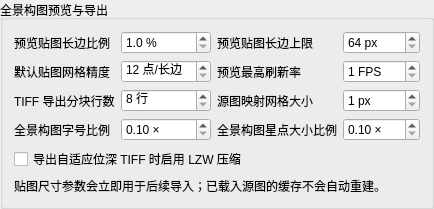
        <widget class="QGroupBox" name="groupBoxMosaic">
         <property name="title"><string>全景构图预览与导出</string></property>
         <layout class="QGridLayout" name="gridLayoutMosaicPreferences">
          <item row="0" column="0"><widget class="QLabel" name="labelMosaicTextureScale"><property name="text"><string>预览贴图长边比例</string></property></widget></item>
          <item row="0" column="1"><widget class="QDoubleSpinBox" name="doubleSpinBoxMosaicTextureScalePercent"><property name="suffix"><string> %</string></property><property name="decimals"><number>1</number></property><property name="minimum"><double>1.000000000000000</double></property><property name="maximum"><double>100.000000000000000</double></property><property name="singleStep"><double>1.000000000000000</double></property></widget></item>
          <item row="0" column="2"><widget class="QLabel" name="labelMosaicTextureMaxSide"><property name="text"><string>预览贴图长边上限</string></property></widget></item>
          <item row="0" column="3"><widget class="QSpinBox" name="spinBoxMosaicTextureMaxLongSide"><property name="suffix"><string> px</string></property><property name="minimum"><number>64</number></property><property name="maximum"><number>20000</number></property><property name="singleStep"><number>64</number></property></widget></item>
          <item row="1" column="0"><widget class="QLabel" name="labelMosaicGridPrecision"><property name="text"><string>默认贴图网格精度</string></property></widget></item>
          <item row="1" column="1"><widget class="QSpinBox" name="spinBoxMosaicGridPrecisionDefault"><property name="suffix"><string> 点/长边</string></property><property name="minimum"><number>12</number></property><property name="maximum"><number>180</number></property></widget></item>
          <item row="1" column="2"><widget class="QLabel" name="labelMosaicFps"><property name="text"><string>预览最高刷新率</string></property></widget></item>
          <item row="1" column="3"><widget class="QSpinBox" name="spinBoxMosaicRenderFpsLimit"><property name="suffix"><string> FPS</string></property><property name="minimum"><number>1</number></property><property name="maximum"><number>240</number></property></widget></item>
          <item row="2" column="0"><widget class="QLabel" name="labelMosaicExportBlockRows"><property name="text"><string>TIFF 导出分块行数</string></property></widget></item>
          <item row="2" column="1"><widget class="QSpinBox" name="spinBoxMosaicExportBlockRows"><property name="suffix"><string> 行</string></property><property name="minimum"><number>8</number></property><property name="maximum"><number>4096</number></property><property name="singleStep"><number>8</number></property></widget></item>
          <item row="2" column="2"><widget class="QLabel" name="labelMosaicMapTileSize"><property name="text"><string>源图映射网格大小</string></property></widget></item>
          <item row="2" column="3"><widget class="QSpinBox" name="spinBoxMosaicMapTileSize"><property name="suffix"><string> px</string></property><property name="minimum"><number>1</number></property><property name="maximum"><number>512</number></property></widget></item>
          <item row="3" column="0"><widget class="QLabel" name="labelMosaicFontSizeMultiplier"><property name="text"><string>全景构图字号比例</string></property></widget></item>
          <item row="3" column="1"><widget class="QDoubleSpinBox" name="doubleSpinBoxMosaicFontSizeMultiplier"><property name="suffix"><string> ×</string></property><property name="decimals"><number>2</number></property><property name="minimum"><double>0.100000000000000</double></property><property name="maximum"><double>2.000000000000000</double></property><property name="singleStep"><double>0.100000000000000</double></property></widget></item>
          <item row="3" column="2"><widget class="QLabel" name="labelMosaicStarMarkerSizeMultiplier"><property name="text"><string>全景构图星点大小比例</string></property></widget></item>
          <item row="3" column="3"><widget class="QDoubleSpinBox" name="doubleSpinBoxMosaicStarMarkerSizeMultiplier"><property name="suffix"><string> ×</string></property><property name="decimals"><number>2</number></property><property name="minimum"><double>0.100000000000000</double></property><property name="maximum"><double>2.000000000000000</double></property><property name="singleStep"><double>0.100000000000000</double></property></widget></item>
          <item row="4" column="0" colspan="4"><widget class="QCheckBox" name="checkBoxMosaicTiffLzwCompression"><property name="text"><string>导出自适应位深 TIFF 时启用 LZW 压缩</string></property></widget></item>
          <item row="5" column="0" colspan="4"><widget class="QLabel" name="labelMosaicReloadHint"><property name="text"><string>贴图尺寸参数会立即用于后续导入；已载入源图的缓存不会自动重建。</string></property><property name="wordWrap"><bool>true</bool></property></widget></item>
         </layout>
        </widget>
